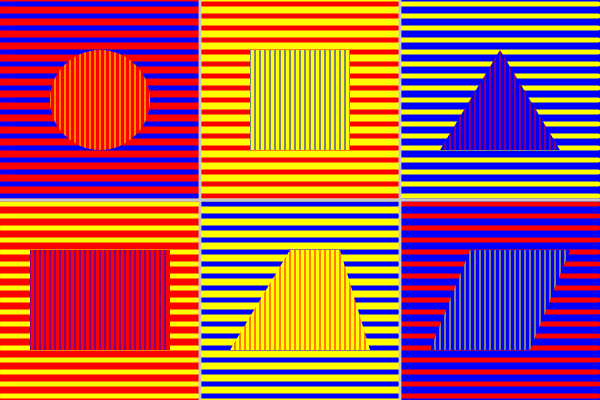
Frame 1 (no input)
Frame 2 (the mouse pressed at the canvas centre, redrawn once): identical to frame 1, image omitted

The p5.js sketch that drew this single still picture (run headless with seeded random() and noise() and a simulated clock; the mouse was pressed at the canvas centre and the sketch redrawn once):

// p5.js sketch
// ── sketch.js
const width = 600;
const height = 400;

let walls = [];

function setup() {
  createCanvas(width, height);
  angleMode(DEGREES);
  noLoop();
}

function draw() {
  background(200);
// firstPart();
  let first = new Wall('red', 'blue', 0, 0, 'circle', [100, 100, 100], 'yellow');
  let second = new Wall('yellow', 'red', width/3, 0, 'rect', [100, 100, 100, 100], 'blue');
  let third = new Wall('blue', 'yellow', width/3*2, 0, 'triangle', [100, 50, 40, 150, 160, 150], 'red');
  let fourth = new Wall('red', 'yellow', 0, height/2, 'rect', [100, 100, 140, 100], 'blue');
  let fifth = new Wall('yellow', 'blue', width/3, height/2, 'quad', [90, 50, 140, 50, 170, 150, 30, 150], 'red');
  let sixth = new Wall('blue', 'red', width/3*2, height/2, 'quad', [70, 50, 170, 50, 130, 150, 30, 150], 'yellow');

  walls.push(first);
  walls.push(second);
  walls.push(third);
  walls.push(fourth);
  walls.push(fifth);
  walls.push(sixth);

  for (wall of walls) {
    wall.drawHLine();
    wall.drawCShape();
  }
  drawWalls();
}

class Wall {
  constructor(firstColour, secondColour, transX, transY, shape, shapeParameter, centreColour) {
    this.target;
    this.cmask;
    this.mk;
    this.firstColour = firstColour;
    this.secondColour = secondColour;
    this.transX = transX;
    this.transY = transY;
    this.shape = shape;
    this.shapeParameter = shapeParameter;
    this.centreColour = centreColour;
  }

  drawCShape() {
    this.cmask = createGraphics(600, 400);
    this.cmask.translate(this.transX, this.transY);
    this.cmask.rectMode(CENTER);
    this.cmask.noStroke();
    this.cmask.fill(0);
    this['cmask'][this.shape](...this.shapeParameter);

    this.target = createGraphics(600, 400);
    this.target.translate(this.transX+50, this.transY+50);
    this.target.fill(this.firstColour);
    this.target.ellipse(50, 50, 180, 180);
    this.target.stroke(this.centreColour);
    for (let i = 0; i < 170; i+=5)
      this.target.line(i-50, 0, i-50, 170);
    this.mk = this.target.get();
    this.mk.mask(this.cmask);

    image(this.mk, 0, 0);
  }

  drawHLine() {
    push();
    translate(this.transX, this.transY);
    fill(this.firstColour);
    noStroke();
    rect(0, 0, 200, 200);
    strokeWeight(5);
    stroke(this.secondColour);
    for (let i = 0; i<height/2; i+=12)
      line(0+1.5, i+4, width/3-2, i+4);
    pop();
  }
}

function drawWalls() {
  push();
  stroke(200);
  strokeWeight(2.8);
  line(width/3, 0, width/3, height);
  line(width/3*2, 0, width/3*2, height);
  line(0, height/2, width, height/2);
  pop();
}

function firstPart() {
  push();

  push();
  fill('red');
  rect(0, 0, 200, 200);
  strokeWeight(5);
  stroke('blue');
  for (let i = 0; i<height/2; i+=12)
    line(0, i, width/3-2, i);
  pop();

  noStroke();
  translate(100, 100);
  fill('red');
  circle(0, 0, 100);
  stroke('yellow');
  for (let i = 0; i<180; i+=5)
    line(cos(i)*50, sin(i)*50, cos(360-i)*50, sin(360-i)*50);
  pop();
}
